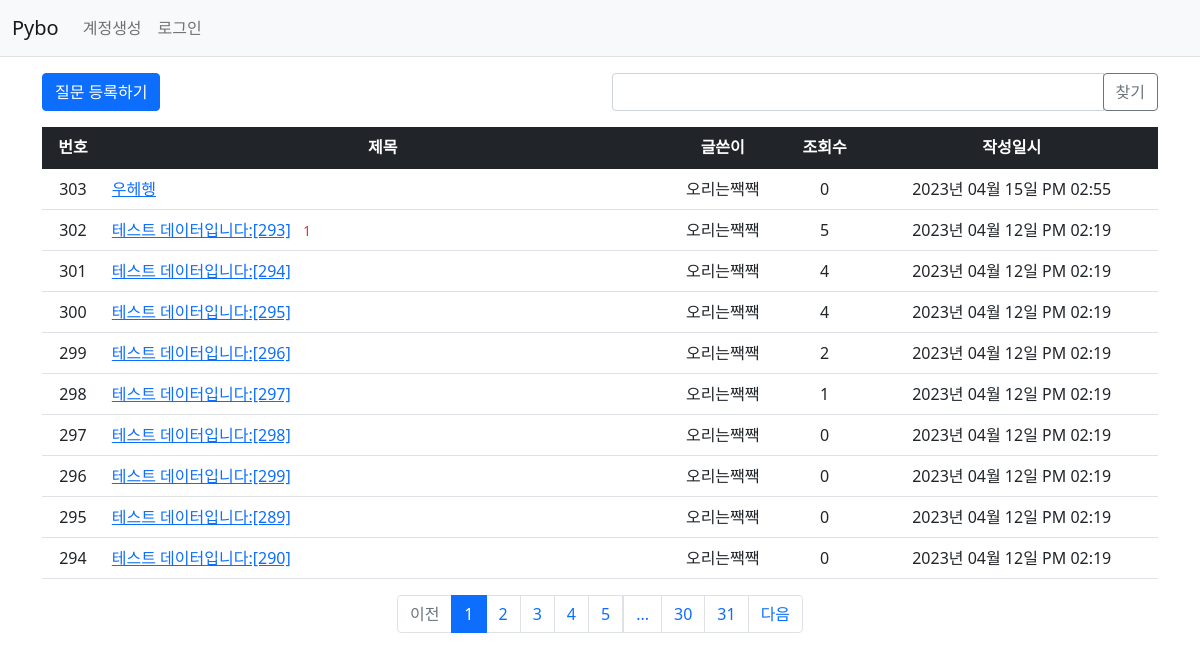
Page /question/list/ on the committed database.
### lsh/models.py (models this page shows)
class Question(db.Model):
    id = db.Column(db.Integer, primary_key=True)
    subject = db.Column(db.String(200), nullable=False)
    content = db.Column(db.Text(), nullable=False)
    create_date = db.Column(db.DateTime(), nullable=False)
    user_id = db.Column(db.Integer, db.ForeignKey('user.id', ondelete='CASCADE'), nullable=False)
    user = db.relationship('User', backref=db.backref('question_set'))
    modify_date = db.Column(db.DateTime(), nullable=True)
    people_view = db.Column(db.Integer, nullable=False, default='0')

class User(db.Model):
    id = db.Column(db.Integer, primary_key=True)
    username = db.Column(db.String(150), unique=True, nullable=False)
    password = db.Column(db.String(200), nullable=False)
    email = db.Column(db.String(120), unique=True, nullable=False)

### lsh/views/question_views.py (the view, shortened to what this page needs)
@bp.route('/list/')
def _list():
    page = request.args.get('page', type=int, default=1)
    kw = request.args.get('kw', type=str, default='')
    question_list = Question.query.order_by(Question.create_date.desc())
    question_list = question_list.paginate(page=page, per_page=10)
    return render_template('question/question_list.html', question_list=question_list, page=page, kw=kw)

### lsh/filter.py (called while the page is built)
def format_datetime(value, fmt='%Y년 %m월 %d일 %p %I:%M'):
    return value.strftime(fmt)

### lsh/views/auth_views.py (called while the page is built)
@bp.before_app_request
def load_logged_in_user():
    user_id = session.get('user_id')
    if user_id is None:
        g.user = None
    else:
        g.user = User.query.get(user_id)

### lsh/templates/question/question_list.html (shortened to what this page needs)
{% extends 'base.html' %}
{% block content %}
<div class="container my-3">
    <div class="row my-3">
        <div class="col-6">
            <a href="{{ url_for('question.create') }}" class="btn btn-primary">질문 등록하기</a>
        </div>
        <div class="col-6">
            <div class="input-group">
                <input type="text" id="search_kw" class="form-control" value="{{ kw or '' }}">
                <div class="input-group-append">
                    <button class="btn btn-outline-secondary" type="button" id="btn_search">찾기</button>
                </div>
            </div>
        </div>
    </div>
    <table class="table">
        <thead>
        <tr class=" text-center table-dark">
            <th>번호</th>
            <th style="width:50%">제목</th>
            <th>글쓴이</th>
            <th>조회수</th>
            <th>작성일시</th>
        </tr>
        </thead>
        <tbody>
        {% if question_list %}
        {% for question in question_list.items %}
        <tr class="text-center">
            <td>{{ question_list.total - ((question_list.page-1) * question_list.per_page) - loop.index0 }}</td>
            <td class="text-start">
                <a href="{{ url_for('question.detail', question_id=question.id) }}">{{ question.subject }}</a>
                {% if question.answer_set|length > 0 %}
                <span class="text-danger small mx-2">{{ question.answer_set|length }}</span>
                {% endif %}
            </td>
            <td>{{ question.user.username }}</td>
            <td>{{ question.people_view }}</td>
            <td>{{ question.create_date|datetime }}</td>
        </tr>
        {% endfor %}
        {% else %}
        <tr>
            <td colspan="3">질문이 없습니다.</td>
        </tr>
        {% endif %}
        </tbody>
    </table>
    <ul class="pagination justify-content-center">
        {% if question_list.has_prev %}
        <li class="page-item">
            <a class="page-link" data-page="{{ question_list.prev_num }}" href="javascript:void(0)">이전</a>
        </li>
        {% else %}
        <li class="page-item disabled">
            <a class="page-link" tabindex="-1" aria-disabled="true" href="javascript:void(0)">이전</a>
        </li>
        {% endif %}
        {% for page_num in question_list.iter_pages() %}
        {% if page_num %}
        {% if page_num != question_list.page %}
        <li class="page-item">
            <a class="page-link" data-page="{{ page_num }}" href="javascript:void(0)">{{ page_num }}</a>
        </li>
        {% else %}
        <li class="page-item active" aria-current="page">
            <a class="page-link" href="javascript:void(0)">{{ page_num }}</a>
        </li>
        {% endif %}
        {% else %}
        <li class="disabled">
            <a class="page-link" href="javascript:void(0)">...</a>
        </li>
        {% endif %}
        {% endfor %}
        {% if question_list.has_next %}
        <li class="page-item">
            <a class="page-link" data-page="{{ question_list.next_num }}" href="javascript:void(0)">다음</a>
        </li>
        {% else %}
        <li class="page-item disabled">
            <a class="page-link" tabindex="-1" aria-disabled="true" href="javascript:void(0)">다음</a>
        </li>
        {% endif %}
    </ul>
</div>
{% endblock %}

### lsh/templates/base.html (shortened to what this page needs)
<!DOCTYPE html>
<html lang="ko">
<head>
    <link rel="stylesheet" href="{{ url_for('static', filename='bootstrap.min.css') }}">
    <link rel="stylesheet" href="{{ url_for('static', filename='style.css') }}">
</head>
<body>
{% include "navbar.html" %}
{% block content %}
{% endblock %}
</body>
</html>

### lsh/templates/navbar.html (shortened to what this page needs)
<nav class="navbar navbar-expand-lg navbar-light bg-light border-bottom">
    <div class="container-fluid">
        <a class="navbar-brand" href="{{ url_for('main.index') }}">Pybo</a>
        <div class="collapse navbar-collapse" id="navbarSupportedContent">
            {% if g.user %}
            <ul class="navbar-nav">
                <li class="nav-item ">
                    <a class="nav-link" href="{{ url_for('auth.logout') }}">{{ g.user.username }} (로그아웃)</a>
                </li>
            </ul>
            {% else %}
            <ul class="navbar-nav me-auto mb-2 mb-lg-0">
                <li class="nav-item">
                    <a class="nav-link" href="{{ url_for('auth.signup') }}">계정생성</a>
                </li>
                <li class="nav-item">
                    <a class="nav-link" href="{{ url_for('auth.login') }}">로그인</a>
                </li>
            </ul>
            {% endif %}
        </div>
    </div>
</nav>

### rows in the picture
Question: total "303", subject "우헤헹", user.username "오리는짹짹", people_view "0", create_date "2023년 04월 15일 PM 02:55"
Question: total "302", subject "테스트 데이터입니다:[293]", answer_set|length "1", user.username "오리는짹짹", people_view "5", create_date "2023년 04월 12일 PM 02:19"
Question: total "301", subject "테스트 데이터입니다:[294]", user.username "오리는짹짹", people_view "4", create_date "2023년 04월 12일 PM 02:19"
Question: total "300", subject "테스트 데이터입니다:[295]", user.username "오리는짹짹", people_view "4", create_date "2023년 04월 12일 PM 02:19"
Question: total "299", subject "테스트 데이터입니다:[296]", user.username "오리는짹짹", people_view "2", create_date "2023년 04월 12일 PM 02:19"
Question: total "298", subject "테스트 데이터입니다:[297]", user.username "오리는짹짹", people_view "1", create_date "2023년 04월 12일 PM 02:19"
Question: total "297", subject "테스트 데이터입니다:[298]", user.username "오리는짹짹", people_view "0", create_date "2023년 04월 12일 PM 02:19"
Question: total "296", subject "테스트 데이터입니다:[299]", user.username "오리는짹짹", people_view "0", create_date "2023년 04월 12일 PM 02:19"
Question: total "295", subject "테스트 데이터입니다:[289]", user.username "오리는짹짹", people_view "0", create_date "2023년 04월 12일 PM 02:19"
Question: id "294", subject "테스트 데이터입니다:[290]", user.username "오리는짹짹", people_view "0", create_date "2023년 04월 12일 PM 02:19"

### other values in the picture
{{ page_num }} "1"
{{ page_num }} "2" "3" "4" "5" "30" "31"
